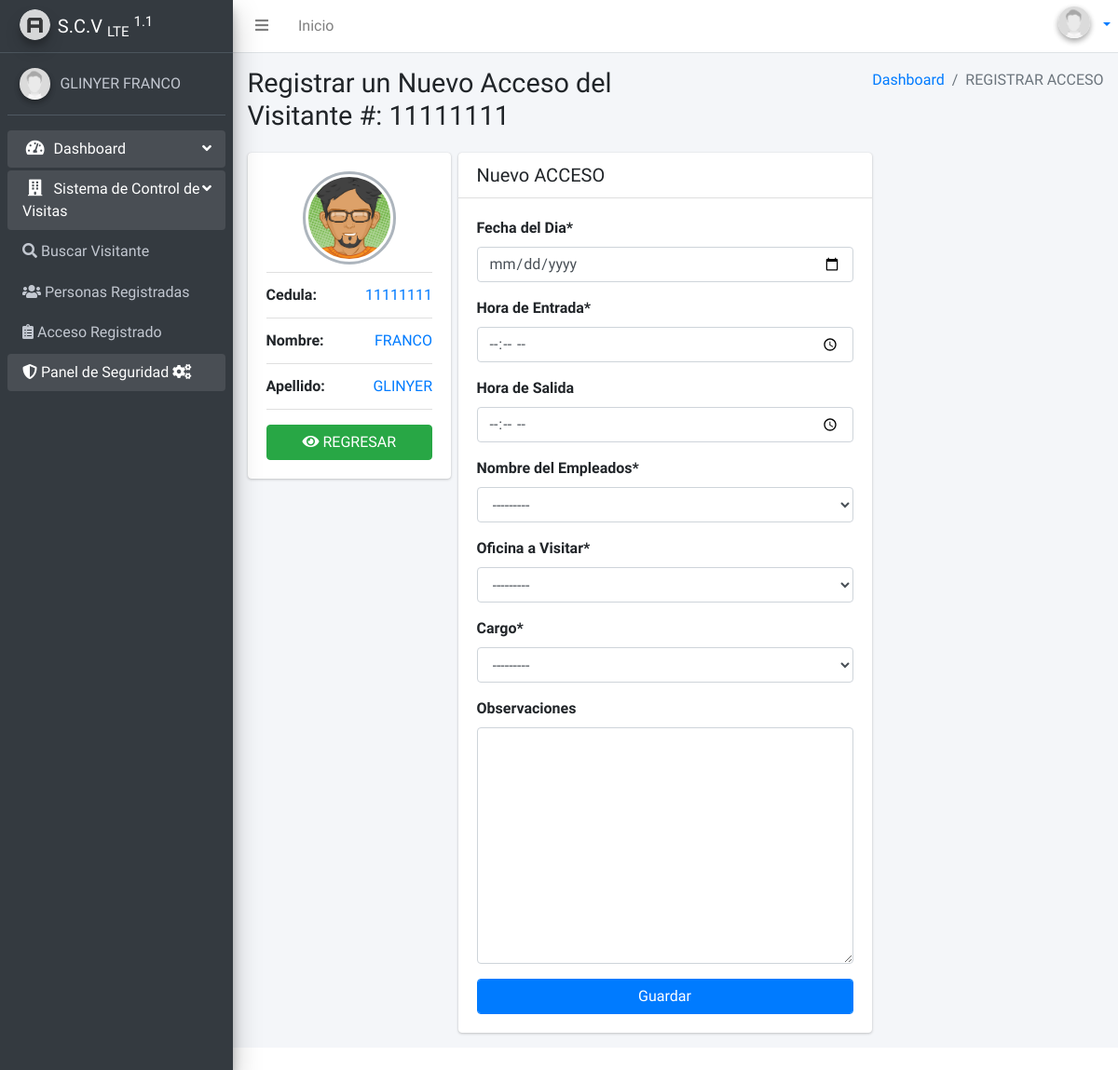
/raccess/person/11111111/ (signed in), run on the app's committed database.
### apps/dashboard/models.py (models this page shows, shortened)
class Profile(models.Model):
    user = models.OneToOneField(User, on_delete=models.CASCADE)
    dni = models.CharField('Cedula',max_length=10, null=True, blank=True)
    avatar = models.ImageField(upload_to='profiles',  default='users/default.jpg',null=True, blank=True)
    bio = models.TextField(null=True, blank=True)
    class Meta:
        verbose_name ='Perfil'
        verbose_name_plural ='Perfiles'

class Cargo(models.Model):
    cargo = models.CharField('Cargo', max_length=60, unique=True)
    oficina = models.ForeignKey(Oficina, on_delete=models.CASCADE)
    class Meta:
        verbose_name = 'Cargo'
        verbose_name_plural = 'Cargos'
    def __str__(self):
        return self.cargo

### apps/gav/models.py (models this page shows, shortened)
class Personas(models.Model):
    LIST_NAC = [
        ('VE', 'Venezolano'),
        ('EX', 'Extranjero'),
    ]
    Lista_status = [('F', 'FAMILIAR'),
                    ('E', 'EGRESADO'),
                    ('J', 'JUBILADO'),
                    ('C', 'CONTRATISTA'),
                    ('M', 'MISC'),
                    ]
    status = models.CharField(
        'Tipo de visitante', max_length=1, choices=Lista_status, null=False, default='M')
    nac = models.CharField('Nacionalidad', max_length=2, choices=LIST_NAC, null=True, blank=True)
    dni = models.CharField('Cedula', primary_key=True,  max_length=8,validators=[MinLengthValidator(6)])
    first_name = models.CharField('Nombre', max_length=40,validators=[MinLengthValidator(3)])
    last_name = models.CharField('Apellido', max_length=40,validators=[MinLengthValidator(3)])
    GENDER_CHOICES = [
        ('M', 'Masculino'),
        ('F', 'Femenino'),
    ]
    gender = models.CharField('Género', max_length=1, choices=GENDER_CHOICES, null=True, blank=True)
    class Meta:
        verbose_name = "Personas"
        verbose_name_plural = "Personas"
        ordering = ['-dni']

### apps/gav/views.py (the view)
# urls.py: path('raccess/person/<str:dni>/', views.raccess, name='raccess'),
@login_required
@permission_required('gav.view_avisitantes')
def raccess(request, dni):
    person_access = get_object_or_404(Personas,dni=dni)
    if request.method == 'POST':
        form = AccessForms(request.POST)
        if form.is_valid():
            access = form.save(commit=False)
            now = timezone.localtime()
            if access.entry == now.date():
                access.visitor = person_access
                access.save()
                return redirect('dperson', dni=person_access.dni)
            else:
                form.add_error(None,'La fecha y la hora del acesso deben ser las Actuales')
    else:
        form = AccessForms
    return render(request,'access/raccess.html',{'form':form, 'person_access':person_access})

### apps/dashboard/models.py (called while the page is built)
    def __str__(self):
        return self.noficina

    def __str__(self):
        return f"{self.cedemp} - {self.nEmp} {self.aEmp}"

### templates/access/raccess.html (shortened to what this page needs)
{% extends 'layouts/main.html' %}
{% block titlecontent %}
  Registrar un Nuevo Acceso del Visitante #: {{ person_access.dni }}
{% endblock %}
{% block titlemenu %}
  REGISTRAR ACCESO
{% endblock %}
{% block content %}
  <div class="content">
    <div class="container-fluid">
      <div class="row">
         <div class="col-sm-3">
          <div class="card card-primary">
            <div class="card-body box-profile">
              <div class="text-center">
                {%load static%}
                {% if person_access.gender == 'M' %}
                <img class="profile-user-img img-fluid img-circle"  src="{% static '/dist/img/avatar4.png' %}" alt="Male">
        {% else %}
        <img class="profile-user-img img-fluid img-circle" src="{% static '/dist/img/avatar3.png' %}" alt="Female">
{% endif %}
              </div>
              <ul class="list-group list-group-unbordered mb-3">
                <li class="list-group-item">
                  <b>Cedula:</b> <a class="float-right">{{ person_access.dni }}</a>
                </li>
                <li class="list-group-item">
                  <b>Nombre:</b> <a class="float-right">{{ person_access.first_name|upper }}</a>
                </li>
                <li class="list-group-item">
                  <b>Apellido:</b> <a class="float-right">{{ person_access.last_name|upper }}</a>
                </li>
              </ul>
                 <a class="btn  btn-success btn-block" href="{%url 'dperson' person_access.dni %}"><i class="fa fa-eye" aria-hidden="true"></i> REGRESAR</a>
            </div>
          </div>
        </div>
        {% load crispy_forms_tags %}
        <div class="col-mb-4">
          <div class="card">
            <div class="card-header">
              <h5 class="m-0">Nuevo ACCESO</h5>
            </div>
            <div class="card-body">
              <form method="post" enctype="multipart/form-data">
                <div class="form-row align-items-center">
                  <div class="col-auto">{{ form | crispy}}
                    <input type="submit" class="btn btn-primary btn-block mt-3 form-control" value="Guardar" />
                  </div>
                </div>
              </form>
            </div>
          </div>
        </div>
      </div>
    </div>
  </div>
{% endblock %}

### templates/layouts/navbar.html (shortened to what this page needs)
{%load static%}
<nav class="main-header navbar navbar-expand navbar-white navbar-light">
    <ul class="navbar-nav">
      <li class="nav-item">
        <a class="nav-link" data-widget="pushmenu" href="#" role="button"><i class="fas fa-bars"></i></a>
      </li>
      <li class="nav-item d-none d-sm-inline-block">
        <a href="/" class="nav-link">Inicio</a>
      </li>
    </ul>
    <ul class="navbar-nav ml-auto">
      <li class="dropdown user user-menu">
        <a href="#" class="dropdown-toggle" data-toggle="dropdown" aria-expanded="false">
             <span class="hidden-xs">
              {% if request.user.profile.avatar %}
              <img
                class="img-circle elevation-2 user-image"
                src="{{ request.user.profile.avatar.url }}"
                alt="Fotografía"
              />
              {% else %}
              <img
                src="{% static 'dist/img/user2-160x160.jpg' %}"
                class="img-circle elevation-2 user-image"
                alt="User Image"
              />
              {% endif %}
 </span>
        </a>
    </ul>
  </nav>

### templates/layouts/sidebar.html (shortened to what this page needs)
{% load static %}
in<aside class="main-sidebar elevation-4 sidebar-dark-primary">
  <a href="/" class="brand-link">
    <img
      src="{% static 'dist/img/AdminLTELogo.png' %}"
      alt=""
      class="brand-image img-circle elevation-3"
      style="opacity: 0.8"
    />
    <span class="brand-text font-weight-light"><b>S.C.V</b> <sub>LTE</sub> <sup> 1.1</sup></span>
  </a>
  <div class="sidebar">
    <div class="user-panel mt-3 pb-3 mb-3 d-flex">
      <div class="image">
        {% if request.user.profile.avatar %}
        <img
          class="img-circle elevation-2"
          src="{{ request.user.profile.avatar.url }}"
          alt="Fotografía"
        />
        {% else %}
        <img
          src="{% static 'dist/img/user2-160x160.jpg' %}"
          class="img-circle elevation-2"
          alt="User Image"
        />
        {% endif %}
      </div>
      <div class="info">
        {% if user.first_name and user.last_name %}
        <a href="{%url 'profiles-view'%}" class="d-block"
          >{{ user.first_name |upper }} {{ user.last_name |upper }}</a
        >
        {% else %}
        <a href="{%url 'profiles-view'%}" class="d-block">{{ user.username |upper }}</a>
        {% endif %}
      </div>
    </div>
    <nav class="mt-2">
      <ul class="nav nav-pills nav-sidebar flex-column"  data-widget="treeview" role="menu" data-accordion="false">
     <li class="nav-item menu-open">
          <a
            href="{% url 'home' %}"
            class="nav-link {% if request.resolver_match.url_name == 'home' %}active{% endif %}"
          >
            <i class="nav-icon fas fa-tachometer-alt"></i>
            <p>
              Dashboard
              <i class="right fas fa-angle-left"></i>
            </p>
          </a>
        </li>
        {%if perms.gav.view_personas %}
        <li class="nav-item menu-open">
          <a href="" class="nav-link">
            <i class="fas fa-building nav-icon"></i>
            <p>
              Sistema de Control de Visitas
              <i class="right fas fa-angle-left"></i>
            </p>
          </a>
          <ul class="nav nav-treeview">
            <li class="nav-item">
              <a
                href="{% url 'search' %}"
                class="nav-link {% if request.resolver_match.url_name == 'search' %}active{% endif %}"
              >
              <i class="fas fa-search"></i>
                <p>Buscar Visitante</p>
              </a>
            </li>
            <li class="nav-item">
              <a
                href="{% url 'lperson' %}"
                class="nav-link {% if request.resolver_match.url_name == 'lperson' %}active{% endif %}"
              >
              <i class="fas fa-users"></i>
                <p>Personas Registradas</p>
              </a>
            </li>
            {%if perms.gav.view_avisitantes%}
            <li class="nav-item">
              <a
                href="{% url 'laccess' %}"
                class="nav-link {% if request.resolver_match.url_name == 'laccess' %}active{% endif %}"
              >
              <i class="fas fa-clipboard-list"></i>
                <p>Acceso Registrado</p>
              </a>
            </li>
            {%endif%}
        </ul>
        </li>
        {%endif%}
        {% if request.user.is_staff %}
        <li class="nav-item menu-open">
          <a
            href="/admin"
            class="nav-link {% if request.resolver_match.url_name == 'admin' %}active{% endif %}"
          >
          <i class="fas fa-shield-alt"></i>
            <p>
              Panel de Seguridad
              <i class="fas fa-cogs"></i>
            </p>
          </a>
        </li>
        {% endif%}
      </ul>
    </nav>
  </div>
</aside>

### data on the page
Personas: dni "11111111", first_name "FRANCO", last_name "GLINYER"
Cargo: oficina "---------"
Cargo: cargo "---------"

### other printed values
{{ user.first_name |upper }} "GLINYER"
{{ user.last_name |upper }} "FRANCO"
